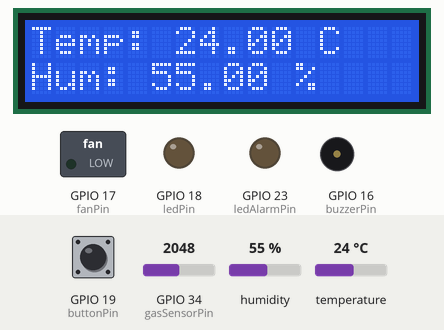
This sketch was run on a simulated ESP32. On the bench: 16×2 character LCD, switched loads named in the sketch (green lamp = pin HIGH), output pins drawn as LEDs (lit = HIGH), buzzer (waves = sounding, pin HIGH). The test bench sets the inputs (shaded band); at power-on: temperature 24 °C, GPIO 19 (buttonPin) HIGH, GPIO 34 (gasSensorPin) = 2048, humidity 55 %. WiFi joins after 1.5 s; servers stay silent unless stated; uploads are accepted with an empty reply; what the sketch prints to the serial monitor is not drawn.

Above: at 4.7 s.
4.8 s: temperature set to 29 °C
At 8.4 s:
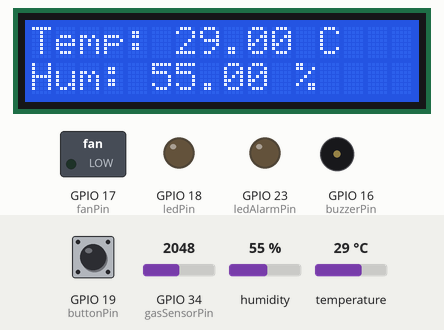
14.0 s: temperature set to 32 °C
At 18.1 s:
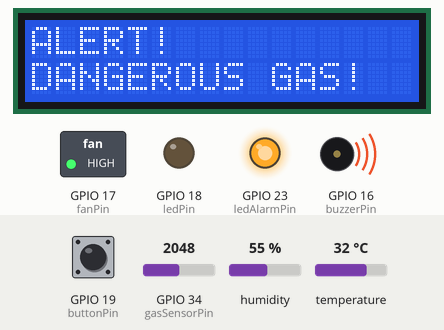
23.2 s: temperature set to 12 °C
At 29.6 s:
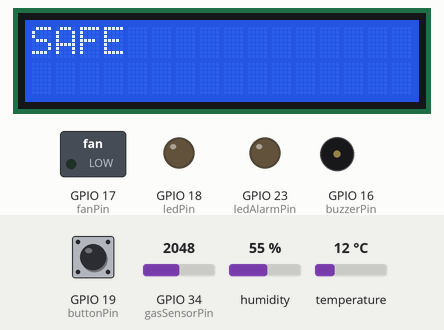
32.4 s: GPIO 19 (buttonPin) pulled LOW for 3.2 s
At 34.0 s:
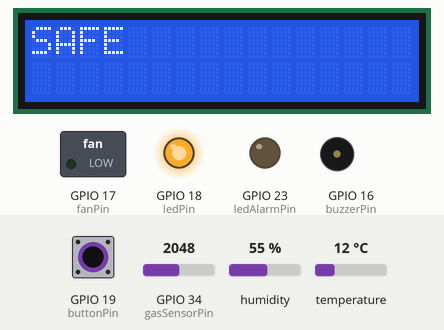
37.1 s: GPIO 34 (gasSensorPin) set to 2352
At 41.6 s:
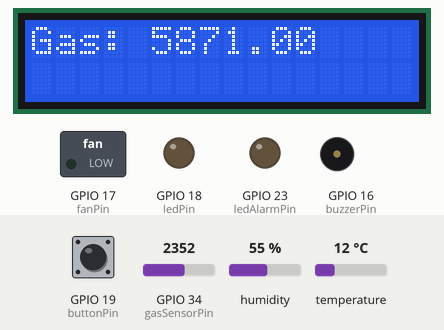
43.9 s: GPIO 34 (gasSensorPin) set to 2435
At 48.18 s:
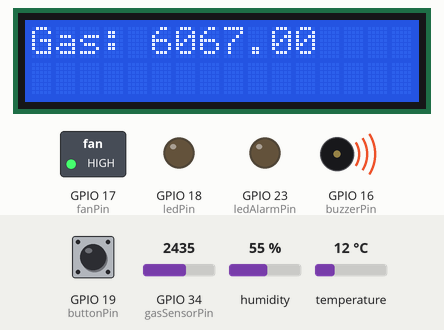
Timing chart, 0 to 49.8 s (numbered marks = the images above; inputs shaded):
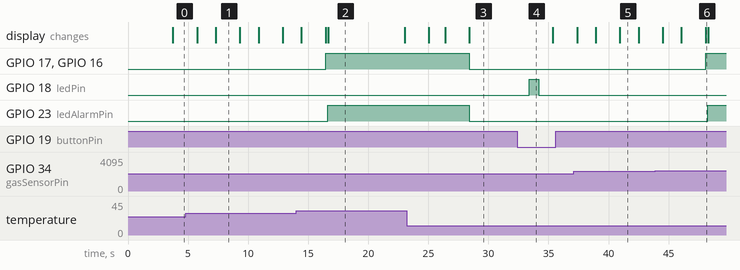

The sketch:

Phong.bepp.ino
```cpp
#include <WiFi.h>
#include <HTTPClient.h>
#include <LiquidCrystal_I2C.h>
#include <DHT.h>

// --- Cấu hình WiFi ---
const char* ssid = "kevin kaslana";
const char* password = "12345678";

// Địa chỉ server Python (Flask)
String serverIP = "192.168.82.9";
String serverPort = "5000";
String updateEndpoint = "http://192.168.82.9:5000/update";

// --- Cấu hình cảm biến DHT11 ---
#define DHTPIN 15
#define DHTTYPE DHT11
DHT dht(DHTPIN, DHTTYPE);

// --- Khởi tạo LCD ---
LiquidCrystal_I2C lcd(0x27, 16, 2);

// --- Khai báo chân kết nối (điều chỉnh theo ESP32 của bạn) ---
const int gasSensorPin = 34;
const int buzzerPin    = 16;
const int fanPin       = 17;
const int ledPin       = 18;
const int buttonPin    = 19;

// *** MỚI ***: Khai báo thêm LED 2 để báo động
const int ledAlarmPin  = 23;
bool ledAlarmState     = false; // Trạng thái LED 2 (báo động)

// --- Ngưỡng ---
const float tempThreshold = 30.0;
const int gasThreshold = 6000;
const int gasHysteresis = 500;

// Biến trạng thái
bool ledState = false;       // LED 1 (người dùng)
bool alarmState = false;     // Trạng thái báo động
bool alarmLockLED = false;   // Khóa LED 1 khi báo động

// Hàm đọc giá trị khí gas trung bình
int getGasValue() {
  int sum = 0;
  for (int i = 0; i < 10; i++) {
    sum += analogRead(gasSensorPin);
    delay(10);
  }
  return sum / 10;
}

// Gửi dữ liệu cảm biến + trạng thái báo động (cho phòng bếp)
void sendData(float temperature, float humidity, float gasPpm) {
  if (WiFi.status() == WL_CONNECTED) {
    HTTPClient http;
    String url = updateEndpoint + "?room=kitchen&temp=" + String(temperature) +
                 "&hum=" + String(humidity) +
                 "&gas=" + String(gasPpm) +
                 "&alarm=" + String(alarmState ? "ALERT" : "SAFE");
    http.begin(url);
    int httpResponseCode = http.GET();
    if (httpResponseCode > 0) {
      String response = http.getString();
      Serial.println("Server response: " + response);
    } else {
      Serial.print("Error code: ");
      Serial.println(httpResponseCode);
    }
    http.end();
  }
}

// Cập nhật trạng thái LED 1 (người dùng) lên server
void updateLEDStateToServer(bool state) {
  if (WiFi.status() == WL_CONNECTED) {
    HTTPClient http;
    String stateStr = state ? "on" : "off";
    String url = "http://" + serverIP + ":" + serverPort + "/set_led?room=kitchen&state=" + stateStr;
    http.begin(url);
    http.GET();
    http.end();
  }
}

// Lấy trạng thái LED 1 từ server để đồng bộ
void updateLEDFromServer() {
  // Bỏ qua nếu đang khóa LED 1
  if (alarmLockLED) return;

  if (WiFi.status() == WL_CONNECTED) {
    HTTPClient http;
    String url = "http://" + serverIP + ":" + serverPort + "/get_led?room=kitchen";
    http.begin(url);
    int httpResponseCode = http.GET();
    if (httpResponseCode > 0) {
      String payload = http.getString();
      if (payload.indexOf("ON") != -1) {
        digitalWrite(ledPin, HIGH);
        ledState = true;
      } else {
        digitalWrite(ledPin, LOW);
        ledState = false;
      }
    }
    http.end();
  }
}

void setup() {
  pinMode(gasSensorPin, INPUT);
  pinMode(buzzerPin, OUTPUT);
  pinMode(fanPin, OUTPUT);
  pinMode(ledPin, OUTPUT);
  pinMode(buttonPin, INPUT_PULLUP);

  // *** MỚI ***: Cấu hình chân cho LED 2
  pinMode(ledAlarmPin, OUTPUT);
  digitalWrite(ledAlarmPin, LOW);

  Serial.begin(115200);
  dht.begin();

  lcd.init();
  lcd.backlight();
  lcd.setCursor(0, 0);
  lcd.print("System Starting");
  delay(2000);

  // Kết nối WiFi
  WiFi.begin(ssid, password);
  Serial.print("Connecting to WiFi");
  while(WiFi.status() != WL_CONNECTED) {
    delay(500);
    Serial.print(".");
  }
  Serial.println(" Connected!");
}

void loop() {
  // Đọc dữ liệu
  float temperature = dht.readTemperature();
  float humidity = dht.readHumidity();
  int gasValue = getGasValue();
  float ppmValue = map(gasValue, 0, 4095, 300, 10000);

  Serial.print("Temp: "); Serial.print(temperature);
  Serial.print(" C, Hum: "); Serial.print(humidity);
  Serial.print(" %, Gas: "); Serial.println(ppmValue);

  // Hiển thị trên LCD
  lcd.clear();
  lcd.setCursor(0, 0);
  lcd.print("Temp: ");
  lcd.print(temperature);
  lcd.print(" C");
  lcd.setCursor(0, 1);
  lcd.print("Hum: ");
  lcd.print(humidity);
  lcd.print(" %");
  delay(2000);

  lcd.clear();
  lcd.setCursor(0, 0);
  lcd.print("Gas: ");
  lcd.print(ppmValue);

  // Kiểm tra điều kiện báo động
  if ((temperature > tempThreshold || ppmValue > gasThreshold) && !alarmState) {
    // Kích hoạt báo động
    digitalWrite(buzzerPin, HIGH);
    digitalWrite(fanPin, HIGH);
    alarmState = true;

    // 1) Tắt LED 1 và khóa
    ledState = false;
    digitalWrite(ledPin, LOW);
    updateLEDStateToServer(false);
    alarmLockLED = true;

    // *** MỚI ***: 2) Bật LED 2 báo động
    ledAlarmState = true;
    digitalWrite(ledAlarmPin, HIGH);

    lcd.clear();
    lcd.setCursor(0, 0);
    lcd.print("ALERT!");
    lcd.setCursor(0, 1);
    lcd.print("DANGEROUS GAS!");
    delay(5000);
  }
  // Khi trở về an toàn
  else if ((temperature <= tempThreshold - 2 && ppmValue < gasThreshold - gasHysteresis) && alarmState) {
    // Tắt báo động
    digitalWrite(buzzerPin, LOW);
    digitalWrite(fanPin, LOW);
    alarmState = false;

    // Mở khóa LED 1
    alarmLockLED = false;

    // *** MỚI ***: Tắt LED 2 báo động
    ledAlarmState = false;
    digitalWrite(ledAlarmPin, LOW);

    lcd.clear();
    lcd.setCursor(0, 0);
    lcd.print("SAFE");
    delay(5000);
  }

  // Nút cứng để bật/tắt LED 1 (nếu không bị khóa)
  if (digitalRead(buttonPin) == LOW) {
    if (!alarmLockLED) {
      ledState = !ledState;
      digitalWrite(ledPin, ledState ? HIGH : LOW);
      updateLEDStateToServer(ledState);
    }
    delay(200);
  }

  // Gửi dữ liệu cảm biến + trạng thái báo động (phòng bếp)
  sendData(temperature, humidity, ppmValue);

  // Cập nhật LED 1 từ server (nếu không bị khóa)
  updateLEDFromServer();

  delay(1000);
}
```

Measured:
- the behaviour switches between 30 and 31 °C on temperature (found by bisection; images 1 and 2)
- the behaviour switches between 2406 and 2407 on GPIO 34 (gasSensorPin) (found by bisection; images 5 and 6)
- after the input at 4.8 s, the display: first differs from a run without the input after 2.5 s (image 1)
- after the input at 14.0 s, GPIO 17 (fanPin), GPIO 16 (buzzerPin): LOW → HIGH after 2.4 s; GPIO 23 (ledAlarmPin): LOW → HIGH after 2.6 s; the display: first changes after 0.43 s (image 2 shows a later state)
- after the input at 23.2 s, GPIO 17 (fanPin), GPIO 23 (ledAlarmPin), GPIO 16 (buzzerPin): HIGH → LOW after 5.2 s; the display: first differs from a run without the input after 3.2 s (image 3 shows a later state)
- after the input at 32.4 s, GPIO 18 (ledPin): LOW → HIGH after 1.0 s, → LOW 0.80 s later
- after the input at 37.1 s, the display: first differs from a run without the input after 3.8 s (image 5)
- after the input at 43.9 s, GPIO 17 (fanPin), GPIO 16 (buzzerPin): LOW → HIGH after 4.2 s; GPIO 23 (ledAlarmPin): LOW → HIGH after 4.4 s; the display: first differs from a run without the input after 4.2 s (image 6)
